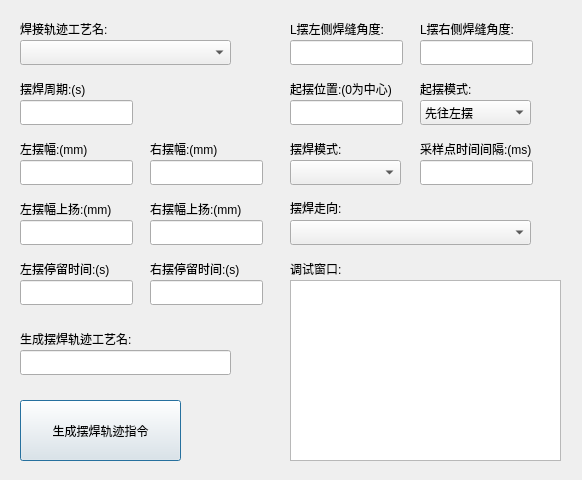
<?xml version="1.0" encoding="UTF-8"?>
<ui version="4.0">
 <class>keywaveDlg</class>
 <widget class="QDialog" name="keywaveDlg">
  <property name="geometry">
   <rect>
    <x>0</x>
    <y>0</y>
    <width>582</width>
    <height>480</height>
   </rect>
  </property>
  <property name="windowTitle">
   <string>Dialog</string>
  </property>
  <widget class="QLabel" name="label">
   <property name="geometry">
    <rect>
     <x>290</x>
     <y>260</y>
     <width>67</width>
     <height>17</height>
    </rect>
   </property>
   <property name="text">
    <string>调试窗口:</string>
   </property>
  </widget>
  <widget class="QLineEdit" name="wavefilename">
   <property name="geometry">
    <rect>
     <x>20</x>
     <y>350</y>
     <width>211</width>
     <height>25</height>
    </rect>
   </property>
  </widget>
  <widget class="QLabel" name="label_3">
   <property name="geometry">
    <rect>
     <x>20</x>
     <y>20</y>
     <width>121</width>
     <height>17</height>
    </rect>
   </property>
   <property name="text">
    <string>焊接轨迹工艺名:</string>
   </property>
  </widget>
  <widget class="QComboBox" name="wavefilenamecombo">
   <property name="geometry">
    <rect>
     <x>20</x>
     <y>40</y>
     <width>211</width>
     <height>25</height>
    </rect>
   </property>
  </widget>
  <widget class="QLabel" name="label_31">
   <property name="geometry">
    <rect>
     <x>20</x>
     <y>330</y>
     <width>151</width>
     <height>17</height>
    </rect>
   </property>
   <property name="text">
    <string>生成摆焊轨迹工艺名:</string>
   </property>
  </widget>
  <widget class="QTextBrowser" name="record">
   <property name="geometry">
    <rect>
     <x>290</x>
     <y>280</y>
     <width>271</width>
     <height>181</height>
    </rect>
   </property>
  </widget>
  <widget class="QPushButton" name="pushButton">
   <property name="geometry">
    <rect>
     <x>20</x>
     <y>400</y>
     <width>161</width>
     <height>61</height>
    </rect>
   </property>
   <property name="text">
    <string>生成摆焊轨迹指令</string>
   </property>
  </widget>
  <widget class="QLabel" name="label_2">
   <property name="geometry">
    <rect>
     <x>20</x>
     <y>80</y>
     <width>81</width>
     <height>17</height>
    </rect>
   </property>
   <property name="text">
    <string>摆焊周期:(s)</string>
   </property>
  </widget>
  <widget class="QLineEdit" name="waveperiod">
   <property name="geometry">
    <rect>
     <x>20</x>
     <y>100</y>
     <width>113</width>
     <height>25</height>
    </rect>
   </property>
  </widget>
  <widget class="QLineEdit" name="waveleftAmp">
   <property name="geometry">
    <rect>
     <x>20</x>
     <y>160</y>
     <width>113</width>
     <height>25</height>
    </rect>
   </property>
   <property name="text">
    <string/>
   </property>
  </widget>
  <widget class="QLabel" name="label_4">
   <property name="geometry">
    <rect>
     <x>20</x>
     <y>140</y>
     <width>91</width>
     <height>17</height>
    </rect>
   </property>
   <property name="text">
    <string>左摆幅:(mm)</string>
   </property>
  </widget>
  <widget class="QLabel" name="label_5">
   <property name="geometry">
    <rect>
     <x>150</x>
     <y>140</y>
     <width>91</width>
     <height>17</height>
    </rect>
   </property>
   <property name="text">
    <string>右摆幅:(mm)</string>
   </property>
  </widget>
  <widget class="QLineEdit" name="waverightAmp">
   <property name="geometry">
    <rect>
     <x>150</x>
     <y>160</y>
     <width>113</width>
     <height>25</height>
    </rect>
   </property>
   <property name="text">
    <string/>
   </property>
  </widget>
  <widget class="QLineEdit" name="waverightAmp_z">
   <property name="geometry">
    <rect>
     <x>150</x>
     <y>220</y>
     <width>113</width>
     <height>25</height>
    </rect>
   </property>
   <property name="text">
    <string/>
   </property>
  </widget>
  <widget class="QLabel" name="label_6">
   <property name="geometry">
    <rect>
     <x>20</x>
     <y>200</y>
     <width>121</width>
     <height>17</height>
    </rect>
   </property>
   <property name="text">
    <string>左摆幅上扬:(mm)</string>
   </property>
  </widget>
  <widget class="QLabel" name="label_7">
   <property name="geometry">
    <rect>
     <x>150</x>
     <y>200</y>
     <width>121</width>
     <height>17</height>
    </rect>
   </property>
   <property name="text">
    <string>右摆幅上扬:(mm)</string>
   </property>
  </widget>
  <widget class="QLineEdit" name="waveleftAmp_z">
   <property name="geometry">
    <rect>
     <x>20</x>
     <y>220</y>
     <width>113</width>
     <height>25</height>
    </rect>
   </property>
   <property name="text">
    <string/>
   </property>
  </widget>
  <widget class="QLabel" name="label_8">
   <property name="geometry">
    <rect>
     <x>150</x>
     <y>260</y>
     <width>121</width>
     <height>17</height>
    </rect>
   </property>
   <property name="text">
    <string>右摆停留时间:(s)</string>
   </property>
  </widget>
  <widget class="QLabel" name="label_9">
   <property name="geometry">
    <rect>
     <x>20</x>
     <y>260</y>
     <width>121</width>
     <height>17</height>
    </rect>
   </property>
   <property name="text">
    <string>左摆停留时间:(s)</string>
   </property>
  </widget>
  <widget class="QLineEdit" name="waveleftStopTime">
   <property name="geometry">
    <rect>
     <x>20</x>
     <y>280</y>
     <width>113</width>
     <height>25</height>
    </rect>
   </property>
   <property name="text">
    <string/>
   </property>
  </widget>
  <widget class="QLineEdit" name="waverightStopTime">
   <property name="geometry">
    <rect>
     <x>150</x>
     <y>280</y>
     <width>113</width>
     <height>25</height>
    </rect>
   </property>
   <property name="text">
    <string/>
   </property>
  </widget>
  <widget class="QLineEdit" name="waveangley">
   <property name="geometry">
    <rect>
     <x>420</x>
     <y>40</y>
     <width>113</width>
     <height>25</height>
    </rect>
   </property>
   <property name="text">
    <string/>
   </property>
  </widget>
  <widget class="QLabel" name="label_10">
   <property name="geometry">
    <rect>
     <x>290</x>
     <y>20</y>
     <width>121</width>
     <height>17</height>
    </rect>
   </property>
   <property name="text">
    <string>L摆左侧焊缝角度:</string>
   </property>
  </widget>
  <widget class="QLabel" name="label_11">
   <property name="geometry">
    <rect>
     <x>420</x>
     <y>20</y>
     <width>121</width>
     <height>17</height>
    </rect>
   </property>
   <property name="text">
    <string>L摆右侧焊缝角度:</string>
   </property>
  </widget>
  <widget class="QLineEdit" name="waveanglex">
   <property name="geometry">
    <rect>
     <x>290</x>
     <y>40</y>
     <width>113</width>
     <height>25</height>
    </rect>
   </property>
   <property name="text">
    <string/>
   </property>
  </widget>
  <widget class="QLabel" name="label_12">
   <property name="geometry">
    <rect>
     <x>290</x>
     <y>80</y>
     <width>131</width>
     <height>17</height>
    </rect>
   </property>
   <property name="text">
    <string>起摆位置:(0为中心)</string>
   </property>
  </widget>
  <widget class="QLineEdit" name="waveStartPos">
   <property name="geometry">
    <rect>
     <x>290</x>
     <y>100</y>
     <width>113</width>
     <height>25</height>
    </rect>
   </property>
   <property name="text">
    <string/>
   </property>
  </widget>
  <widget class="QLabel" name="label_13">
   <property name="geometry">
    <rect>
     <x>420</x>
     <y>80</y>
     <width>71</width>
     <height>17</height>
    </rect>
   </property>
   <property name="text">
    <string>起摆模式:</string>
   </property>
  </widget>
  <widget class="QComboBox" name="waveordercombo">
   <property name="geometry">
    <rect>
     <x>420</x>
     <y>100</y>
     <width>111</width>
     <height>25</height>
    </rect>
   </property>
   <item>
    <property name="text">
     <string>先往左摆</string>
    </property>
   </item>
   <item>
    <property name="text">
     <string>先往右摆</string>
    </property>
   </item>
  </widget>
  <widget class="QLabel" name="label_14">
   <property name="geometry">
    <rect>
     <x>290</x>
     <y>140</y>
     <width>71</width>
     <height>17</height>
    </rect>
   </property>
   <property name="text">
    <string>摆焊模式:</string>
   </property>
  </widget>
  <widget class="QComboBox" name="wavependulum_modecombo">
   <property name="geometry">
    <rect>
     <x>290</x>
     <y>160</y>
     <width>111</width>
     <height>25</height>
    </rect>
   </property>
  </widget>
  <widget class="QLabel" name="label_15">
   <property name="geometry">
    <rect>
     <x>420</x>
     <y>140</y>
     <width>151</width>
     <height>17</height>
    </rect>
   </property>
   <property name="text">
    <string>采样点时间间隔:(ms)</string>
   </property>
  </widget>
  <widget class="QLineEdit" name="wavetimeGap">
   <property name="geometry">
    <rect>
     <x>420</x>
     <y>160</y>
     <width>113</width>
     <height>25</height>
    </rect>
   </property>
   <property name="text">
    <string/>
   </property>
  </widget>
  <widget class="QLabel" name="label_16">
   <property name="geometry">
    <rect>
     <x>290</x>
     <y>200</y>
     <width>71</width>
     <height>16</height>
    </rect>
   </property>
   <property name="text">
    <string>摆焊走向:</string>
   </property>
  </widget>
  <widget class="QComboBox" name="wavetrend_modecombo">
   <property name="geometry">
    <rect>
     <x>290</x>
     <y>220</y>
     <width>241</width>
     <height>25</height>
    </rect>
   </property>
  </widget>
 </widget>
 <resources/>
 <connections/>
</ui>
